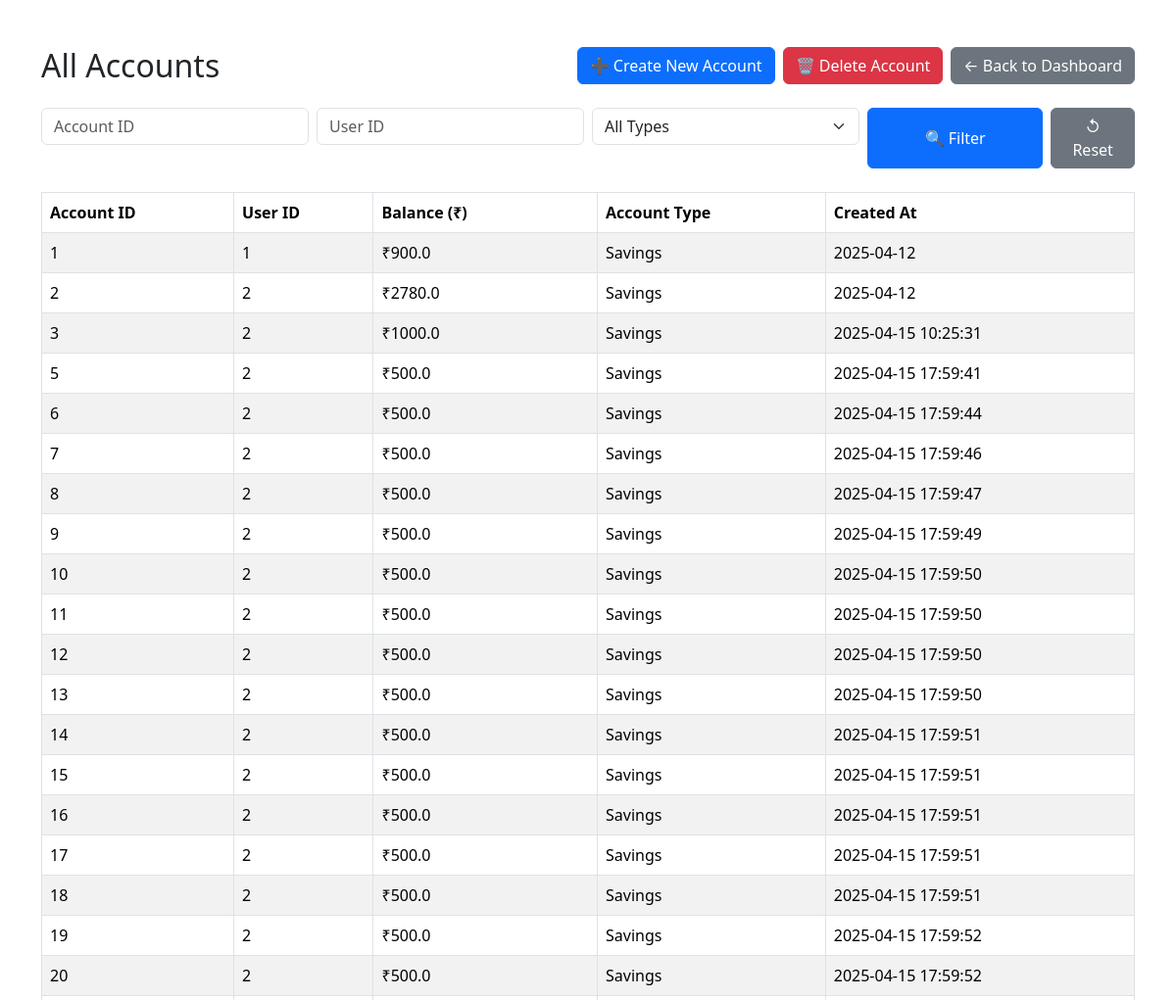
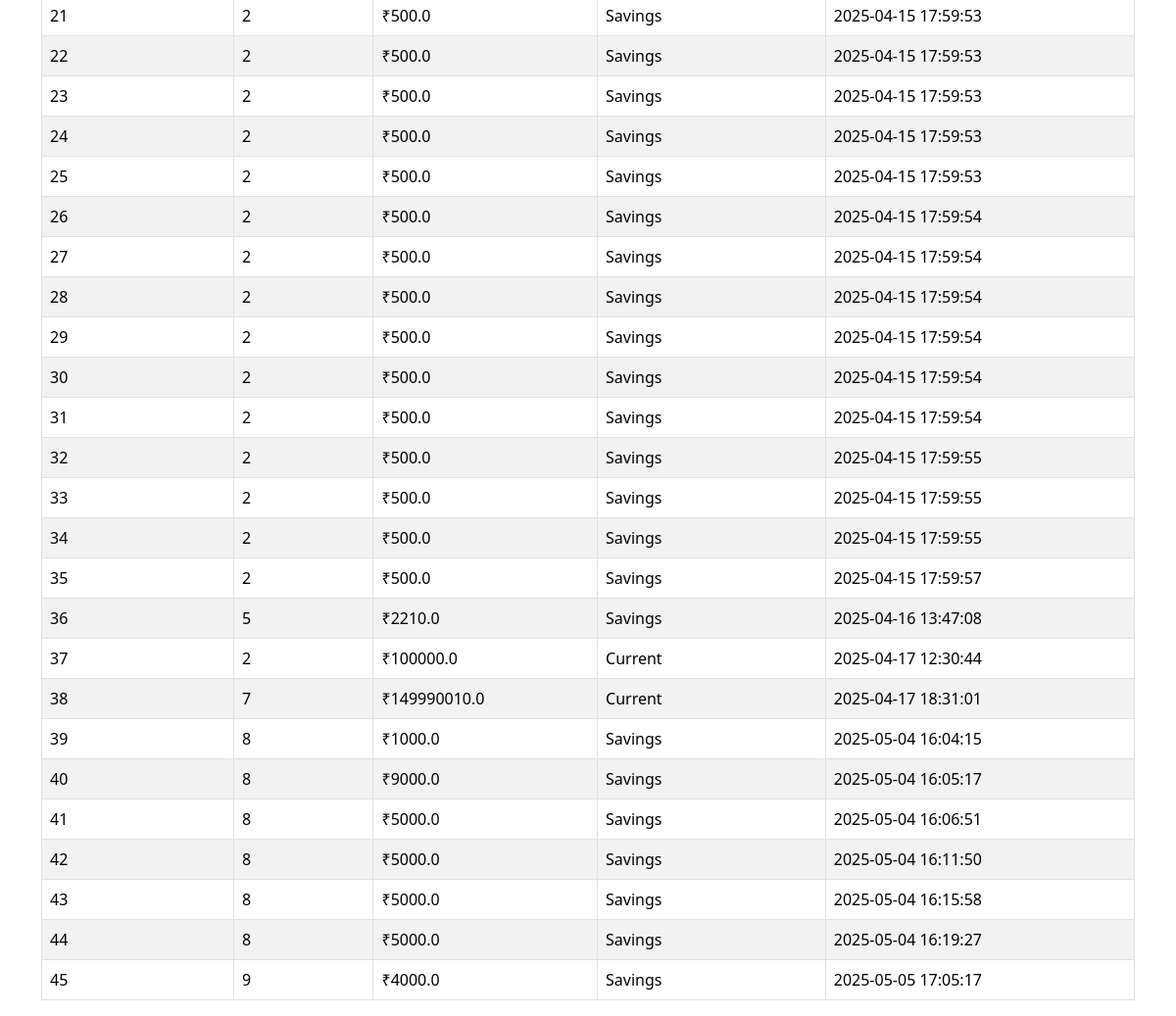
The app's page /view-accounts (signed in) with its own data (2 pictures, top to bottom).
### tables this page shows
CREATE TABLE accounts (
        account_id INTEGER PRIMARY KEY AUTOINCREMENT,
        user_id INTEGER NOT NULL,
        balance REAL DEFAULT 0,
        account_type TEXT CHECK(account_type IN ('Savings', 'Current')) NOT NULL,
        created_at TEXT DEFAULT CURRENT_DATE,
        FOREIGN KEY (user_id) REFERENCES users(user_id)
    );

### admin_site/app.py (the view)
@app.route('/view-accounts')
def view_accounts():
    if 'admin_id' not in session:
        return redirect(url_for('login'))
    if session.get('admin_role') != 'manager':
        flash("Access denied: only managers can view all accounts.", "danger")
        return redirect(url_for('manager_dashboard'))
    account_id = request.args.get('account_id')
    user_id = request.args.get('user_id')
    account_type = request.args.get('account_type')
    query = "SELECT account_id, user_id, balance, account_type, created_at FROM accounts WHERE 1=1"
    params = []
    if account_id:
        query += " AND account_id = ?"
        params.append(account_id)
    if user_id:
        query += " AND user_id = ?"
        params.append(user_id)
    if account_type and account_type != 'all':
        query += " AND account_type = ?"
        params.append(account_type)
    conn = get_db_connection()
    cursor = conn.cursor()
    cursor.execute(query, params)
    accounts = cursor.fetchall()
    conn.close()
    return render_template(
        'view_accounts.html',
        accounts=accounts,
        account_id=account_id,
        user_id=user_id,
        account_type=account_type
    )

### admin_site/app.py (called while the page is built)
def get_db_connection():
    conn = sqlite3.connect(DB_PATH)
    conn.row_factory = sqlite3.Row  # This allows accessing rows by column name
    return conn

### admin_site/templates/view_accounts.html (shortened to what this page needs)
<!DOCTYPE html>
<html lang="en">
<head>
  <link href="https://cdn.jsdelivr.net/npm/bootstrap@5.3.3/dist/css/bootstrap.min.css" rel="stylesheet">
</head>
<body>
<div class="container mt-5">
  <div class="d-flex justify-content-between align-items-center mb-4">
    <h2 class="mb-0">All Accounts</h2>
    <div class="d-flex gap-2">
      <a href="/create-account" class="btn btn-primary">➕ Create New Account</a>
      <a href="/delete-account" class="btn btn-danger">🗑️ Delete Account</a>
      <a href="/manager-dashboard" class="btn btn-secondary">← Back to Dashboard</a>
    </div>
  </div>
  <form method="get" class="row g-2 mb-4">
    <div class="col-md-3">
      <input type="text" name="account_id" class="form-control" placeholder="Account ID"
             value="{{ account_id or '' }}">
    </div>
    <div class="col-md-3">
      <input type="text" name="user_id" class="form-control" placeholder="User ID"
             value="{{ user_id or '' }}">
    </div>
    <div class="col-md-3">
      <select name="account_type" class="form-select">
        <option value="all" {% if not account_type or account_type == 'all' %}selected{% endif %}>All Types</option>
      </select>
    </div>
    <div class="col-md-2 d-grid">
      <button type="submit" class="btn btn-primary">🔍 Filter</button>
    </div>
    <div class="col-md-1 d-grid">
      <a href="/view-accounts" class="btn btn-secondary">↺ Reset</a>
    </div>
  </form>
  {% if accounts %}
    <table class="table table-bordered table-striped">
      <thead>
        <tr>
          <th>Account ID</th>
          <th>User ID</th>
          <th>Balance (₹)</th>
          <th>Account Type</th>
          <th>Created At</th>
        </tr>
      </thead>
      <tbody>
        {% for acc in accounts %}
          <tr>
            <td>{{ acc[0] }}</td>
            <td>{{ acc[1] }}</td>
            <td>₹{{ acc[2] }}</td>
            <td>{{ acc[3] }}</td>
            <td>{{ acc[4] }}</td>
          </tr>
        {% endfor %}
      </tbody>
    </table>
  {% else %}
    <p>No accounts found.</p>
  {% endif %}
</div>
</body>
</html>

### records on screen
accounts: account_id "1", user "1", balance "900.0", account_type "Savings", created_at "2025-04-12"
accounts: account_id "2", user "2", balance "2780.0", account_type "Savings", created_at "2025-04-12"
accounts: account_id "3", user "2", balance "1000.0", account_type "Savings", created_at "2025-04-15 10:25:31"
accounts: account_id "5", user "2", balance "500.0", account_type "Savings", created_at "2025-04-15 17:59:41"
accounts: account_id "6", user "2", balance "500.0", account_type "Savings", created_at "2025-04-15 17:59:44"
accounts: account_id "7", user "2", balance "500.0", account_type "Savings", created_at "2025-04-15 17:59:46"
accounts: account_id "8", user "2", balance "500.0", account_type "Savings", created_at "2025-04-15 17:59:47"
accounts: account_id "9", user "2", balance "500.0", account_type "Savings", created_at "2025-04-15 17:59:49"
accounts: account_id "10", user "2", balance "500.0", account_type "Savings", created_at "2025-04-15 17:59:50"
accounts: account_id "11", user "2", balance "500.0", account_type "Savings", created_at "2025-04-15 17:59:50"
accounts: account_id "12", user "2", balance "500.0", account_type "Savings", created_at "2025-04-15 17:59:50"
accounts: account_id "13", user "2", balance "500.0", account_type "Savings", created_at "2025-04-15 17:59:50"
accounts: account_id "14", user "2", balance "500.0", account_type "Savings", created_at "2025-04-15 17:59:51"
accounts: account_id "15", user "2", balance "500.0", account_type "Savings", created_at "2025-04-15 17:59:51"
accounts: account_id "16", user "2", balance "500.0", account_type "Savings", created_at "2025-04-15 17:59:51"
accounts: account_id "17", user "2", balance "500.0", account_type "Savings", created_at "2025-04-15 17:59:51"
accounts: account_id "18", user "2", balance "500.0", account_type "Savings", created_at "2025-04-15 17:59:51"
accounts: account_id "19", user "2", balance "500.0", account_type "Savings", created_at "2025-04-15 17:59:52"
accounts: account_id "20", user "2", balance "500.0", account_type "Savings", created_at "2025-04-15 17:59:52"
accounts: account_id "21", user "2", balance "500.0", account_type "Savings", created_at "2025-04-15 17:59:53"
accounts: account_id "22", user "2", balance "500.0", account_type "Savings", created_at "2025-04-15 17:59:53"
accounts: account_id "23", user "2", balance "500.0", account_type "Savings", created_at "2025-04-15 17:59:53"
accounts: account_id "24", user "2", balance "500.0", account_type "Savings", created_at "2025-04-15 17:59:53"
accounts: account_id "25", user "2", balance "500.0", account_type "Savings", created_at "2025-04-15 17:59:53"
accounts: account_id "26", user "2", balance "500.0", account_type "Savings", created_at "2025-04-15 17:59:54"
accounts: account_id "27", user "2", balance "500.0", account_type "Savings", created_at "2025-04-15 17:59:54"
accounts: account_id "28", user "2", balance "500.0", account_type "Savings", created_at "2025-04-15 17:59:54"
accounts: account_id "29", user "2", balance "500.0", account_type "Savings", created_at "2025-04-15 17:59:54"
accounts: account_id "30", user "2", balance "500.0", account_type "Savings", created_at "2025-04-15 17:59:54"
accounts: account_id "31", user "2", balance "500.0", account_type "Savings", created_at "2025-04-15 17:59:54"
accounts: account_id "32", user "2", balance "500.0", account_type "Savings", created_at "2025-04-15 17:59:55"
accounts: account_id "33", user "2", balance "500.0", account_type "Savings", created_at "2025-04-15 17:59:55"
accounts: account_id "34", user "2", balance "500.0", account_type "Savings", created_at "2025-04-15 17:59:55"
accounts: account_id "35", user "2", balance "500.0", account_type "Savings", created_at "2025-04-15 17:59:57"
accounts: account_id "36", user "5", balance "2210.0", account_type "Savings", created_at "2025-04-16 13:47:08"
accounts: account_id "37", user "2", balance "100000.0", account_type "Current", created_at "2025-04-17 12:30:44"
accounts: account_id "38", user "7", balance "149990010.0", account_type "Current", created_at "2025-04-17 18:31:01"
accounts: account_id "39", user "8", balance "1000.0", account_type "Savings", created_at "2025-05-04 16:04:15"
accounts: account_id "40", user "8", balance "9000.0", account_type "Savings", created_at "2025-05-04 16:05:17"
accounts: account_id "41", user "8", balance "5000.0", account_type "Savings", created_at "2025-05-04 16:06:51"
accounts: account_id "42", user "8", balance "5000.0", account_type "Savings", created_at "2025-05-04 16:11:50"
accounts: account_id "43", user "8", balance "5000.0", account_type "Savings", created_at "2025-05-04 16:15:58"
accounts: account_id "44", user "8", balance "5000.0", account_type "Savings", created_at "2025-05-04 16:19:27"
accounts: account_id "45", user "9", balance "4000.0", account_type "Savings", created_at "2025-05-05 17:05:17"
